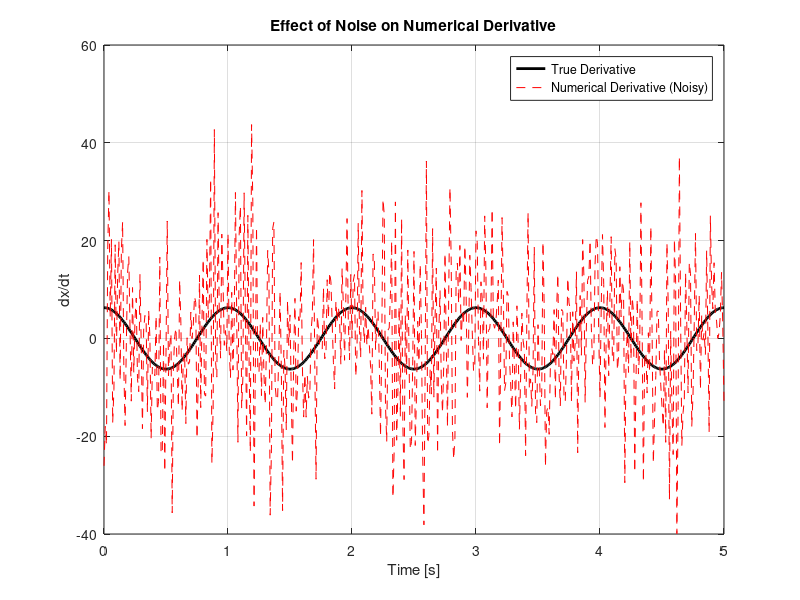

MATLAB code for this plot:
% PROJECT: Effect of Noise on Numerical Derivative.
clc; clear; close all;

dt = 0.01;
t = 0:dt:5;

% Clean signal and derivative.
x_clean = sin(2*pi*1*t);
x_dot_clean = 2*pi*1*cos(2*pi*1*t);

% Add Gaussian noise to signal.
noise = 0.2 * randn(size(t));
x_noisy = x_clean + noise;

% Numerical derivative of noisy signal.
x_dot_noisy = zeros(size(x_noisy));
x_dot_noisy(2:end-1) = (x_noisy(3:end) - x_noisy(1:end-2)) / (2*dt);
x_dot_noisy(1) = (x_noisy(2) - x_noisy(1)) / dt;
x_dot_noisy(end) = (x_noisy(end) - x_noisy(end-1)) / dt;

% Plot comparison.
figure;
plot(t, x_dot_clean, 'k', 'LineWidth', 2); hold on;
plot(t, x_dot_noisy, 'r--');
legend('True Derivative', 'Numerical Derivative (Noisy)');
title('Effect of Noise on Numerical Derivative');
xlabel('Time [s]'); ylabel('dx/dt');
grid on;
